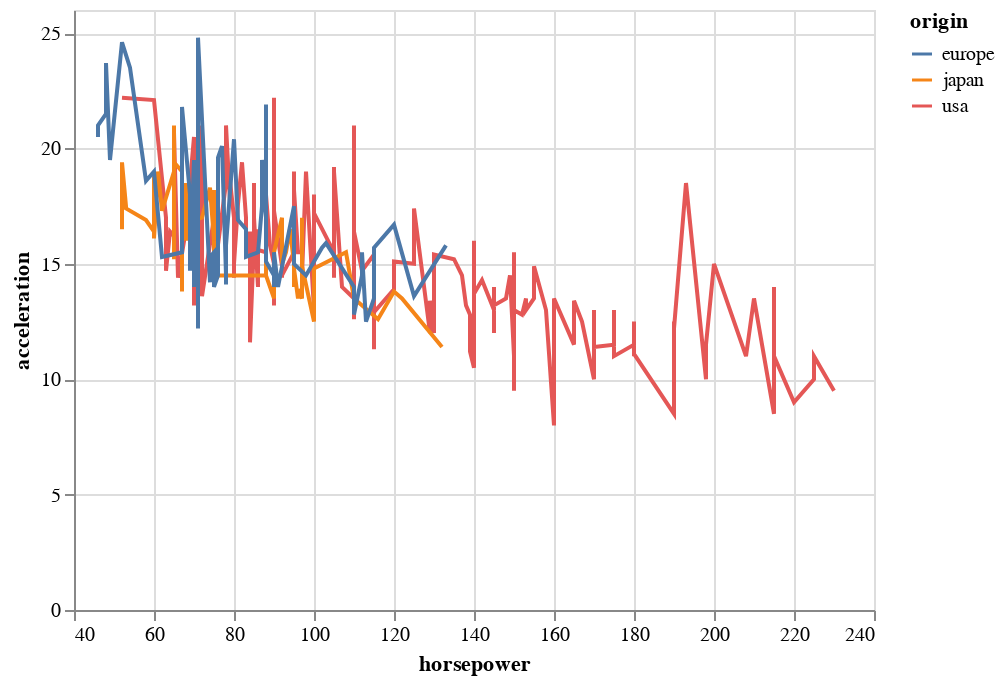

This figure's notebook cell:
### Markdown cell above
# Line Chart

### Code cell
alt.Chart(df).mark_line().encode(
    alt.X('horsepower'),
    alt.Y('acceleration'),
    alt.Color('origin')
    )

### Figure 1 — Vega-Lite specification as saved in the notebook (floating-point values rounded to 4 significant figures; data arrays with more than 128 entries replaced by an {"elided": "..."} marker saying what was removed)
{"config": {"view": {"continuousWidth": 400, "continuousHeight": 300}}, "data": {"name": "data-f1198cc0481ad698d7dc4699e0a3efa7"}, "mark": "line", "encoding": {"color": {"type": "nominal", "field": "origin"}, "x": {"type": "quantitative", "field": "horsepower"}, "y": {"type": "quantitative", "field": "acceleration"}}, "$schema": "https://vega.github.io/schema/vega-lite/v4.8.1.json", "datasets": {"data-f1198cc0481ad698d7dc4699e0a3efa7": {"elided": "398 records"}}}
